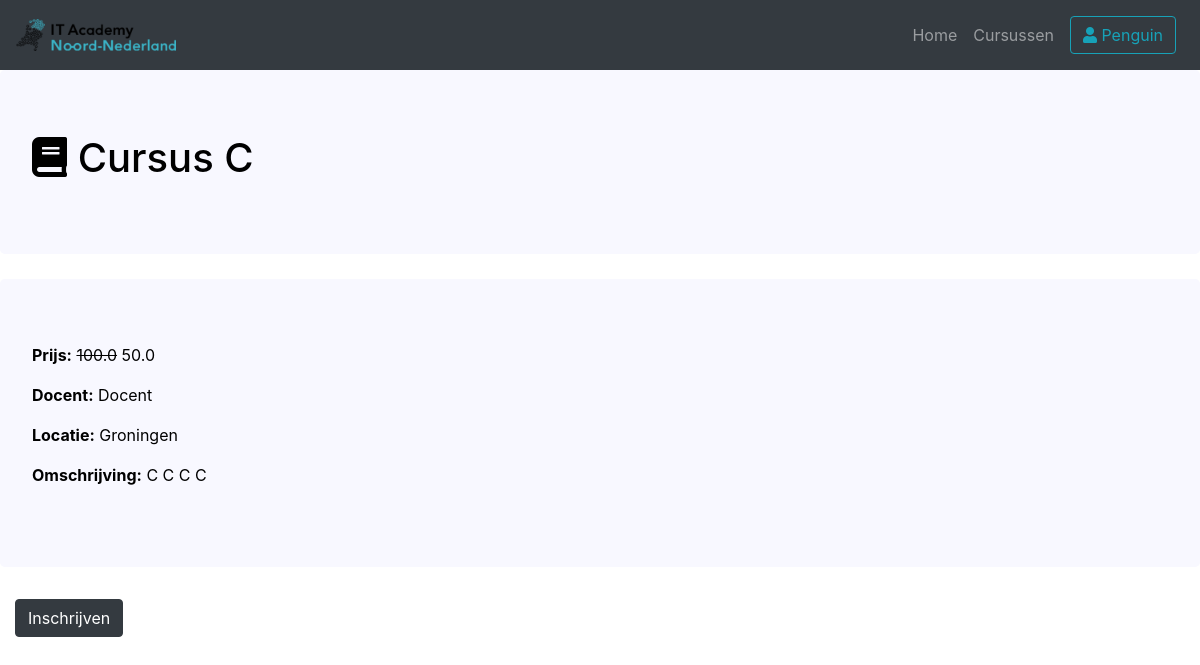
/cursus/C/2 (signed in), run on the app's committed database.
### project/models.py (models this page shows, shortened)
class User(db.Model, UserMixin):
    __tablename__ = 'users'
    id = db.Column(db.Integer, primary_key=True)
    email       = db.Column(db.String(64), unique=True, index=True, nullable=False)
    username    = db.Column(db.String(64), unique=True, index=True, nullable=False)
    password    = db.Column(db.String(128), nullable=False)
    role_id     = db.Column(db.Integer, db.ForeignKey("roles.id"), nullable=False)

class Course(db.Model):
    __tablename__ = 'courses'
    id              = db.Column(db.Integer, primary_key=True)
    teacher_id      = db.Column(db.Integer, db.ForeignKey("users.id"), nullable=False)
    language_id     = db.Column(db.Integer, db.ForeignKey("languages.id"), nullable=False)
    location        = db.Column(db.Text, nullable=False)
    cost            = db.Column(db.Float, nullable=False)
    description     = db.Column(db.Text, nullable=False)

### project/views.py (the view)
@standaard_blueprint.route('/cursus/<language>/<course_id>')
def cursus(language, course_id):
    if current_user.is_anonymous:
        flash(Markup('U moet eerst inloggen of registreren voordat u zich kan inschrijven voor een cursus. <br> Registreren kan <b><a href="' + url_for('standaard.register') + '">hier</a></b>! <br><br> <b><a href="' + url_for('standaard.login') + '">Inloggen</a></b>'))
    course =   Course.query\
                .filter_by(id=course_id)\
                .join(Language, Course.language_id == Language.id)\
                .join(User, Course.teacher_id == User.id)\
                .add_columns(Course.id, Course.language_id, Language.language, User.username, Course.location, Course.cost, Course.description).first_or_404()
    discount = False
    korting = Korting()
    if current_user.is_authenticated:
        if Attendee.query.filter_by(user_id = current_user.id).first() != None:
            discount = True
    return render_template('cursus.html', course=course, discount = discount, korting=korting)

### project/__init__.py (called while the page is built)
@app.context_processor
def inject_time_related_functions():
    return dict(date_now=datetime.now().date(), td=timedelta, dt=datetime, t=time())

### project/models.py (called while the page is built)
@login_manager.user_loader
def load_user(user_id):
    return User.query.get(user_id)

def Korting():
    korting = 0.5 # 50%
    return korting

### project/templates/cursus.html
{% extends "base.html" %}
{% block content %}
<div class="jumbotron m-0">
    <h1><i class="fas fa-book"></i> Cursus {{ course.language }}</h1>
</div>
<div class="jumbotron">
    <p> {% if discount == True %}
        <b>Prijs:</b> <s>{{ course.cost}}</s> {{ course.cost*korting }}
        {% else %}
        <b>Prijs:</b> {{ course.cost}}
        {% endif %}
    </p>
    <p> <b>Docent:</b> {{ course.username}} </p>
    <p> <b>Locatie:</b> {{ course.location}} </p>
    <p> <b>Omschrijving:</b> {{ course.description }} </p>
</div>
<div class="col-sm-12">
{% if current_user.is_authenticated %}
<a href="{{ url_for('student.inschrijven', language_id=course.language_id, course_id=course.id)}}" class="btn btn-dark">Inschrijven</a>
{% endif %}
</div>
{% endblock %}

### project/templates/base.html (shortened to what this page needs)
<!DOCTYPE html>
<html lang="en" dir="ltr">
<head>
    <link rel="stylesheet" type="text/css" href="{{ url_for('static',filename='stylesheet.css') }}?rnd=24">
    <link rel="stylesheet" href="https://maxcdn.bootstrapcdn.com/bootstrap/4.0.0/css/bootstrap.min.css">
    <link rel="stylesheet" href="https://cdnjs.cloudflare.com/ajax/libs/font-awesome/5.15.3/css/all.min.css" />
</head>
<body>
    <nav class="navbar navbar-expand-lg navbar-dark bg-dark">
    <a class="navbar-brand" href="{{ url_for('index') }}">
        <img src="/static/logo-klein.png" width="40%" alt="">
    </a>
    <div class="collapse navbar-collapse" id="navbarSupportedContent">
        <div class="navbar-nav ml-auto d-lg-flex align-items-lg-center">
            <a class="nav-item nav-link" href="{{ url_for('index') }}">Home</a>
            <a class="nav-item nav-link" href="{{ url_for('standaard.cursussen') }}">Cursussen</a>
            {% if current_user.is_authenticated %}
            <div class="dropdown nav-item nav-link">
                <button class="btn btn-outline-info" type="button" id="dropdownMenuButton" data-toggle="dropdown" aria-haspopup="true" aria-expanded="false">
                    <i class="fas fa-user"></i> {{ current_user.username }}
                </button>
            </div>
            {% endif %}
        </div>
    </div>
</nav>
{% block content %}
{% endblock %}
</body>
</html>

### project/static/stylesheet.css (style rules this page uses)
html { background-color: white; }
.jumbotron { background-color:ghostwhite !important; margin-top: 25px; color: black; }

### data on the page
User: username "Penguin"
Course: cost "100.0", course.cost*korting "50.0", location "Groningen", description "C C C C"
User: username "Docent"

### other printed values
{{ course.language }} "C"
